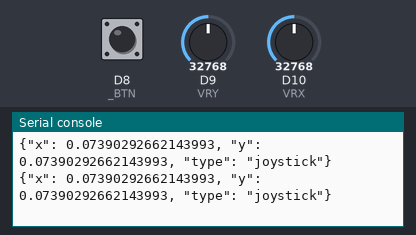
Recording of a program running on a simulated CircuitPython board. On the bench: the last lines printed to the serial console. The test bench sets the inputs (shaded band); at power-on: D8 (_BTN) HIGH, D9 (VRY) = 32768, D10 (VRX) = 32768 (analog values on the 0–65535 scale).

Above: at 1.2 s.
1.3 s: D8 (_BTN) pulled LOW for 0.15 s
2.9 s: D9 (VRY) set to 45874
At 3.8 s:
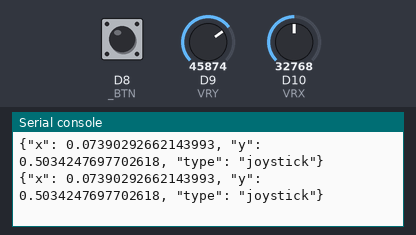
4.4 s: D10 (VRX) set to 45874
At 5.1 s:
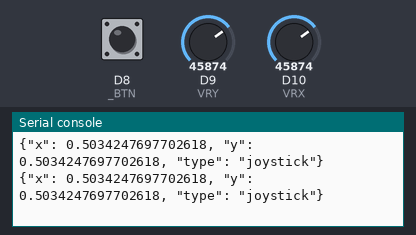
5.9 s: D9 (VRY) set to 57670
At 6.4 s:
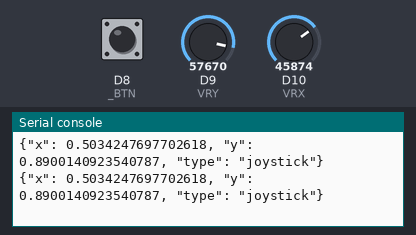
7.4 s: D10 (VRX) set to 57670
At 8.1 s:
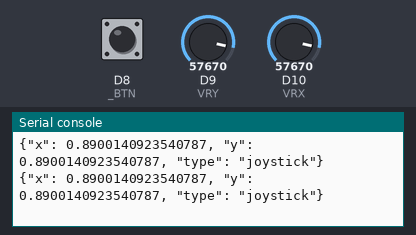
Timing chart, 0 to 9.9 s (numbered marks = the images above; inputs shaded):
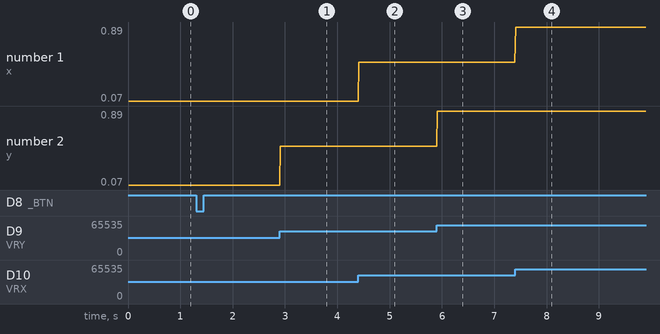

The program:

main.py
```python
import rotaryio
import board
from time import sleep
import digitalio
import analogio
import adafruit_debouncer
import json

ROTARY_CLK = digitalio.DigitalInOut(board.D2)
ROTARY_DAT = digitalio.DigitalInOut(board.D1)

VRX = analogio.AnalogIn(board.D10)
VRY = analogio.AnalogIn(board.D9)
_BTN = digitalio.DigitalInOut(board.D8)
_BTN.pull = digitalio.Pull.UP
BTN = adafruit_debouncer.Debouncer(_BTN)

def send(type: str, **kwargs):
    kwargs.update(type=type)
    print(json.dumps(kwargs))

tick = 0
last_clk = 0
while True:
    clk = ROTARY_CLK.value
    if not clk and last_clk:
        send("rot", dir=ROTARY_DAT.value * 2 - 1)
    last_clk = clk
    BTN.update()
    if BTN.fell:
        send("btn_pressed")
    if BTN.rose:
        send("btn_released")
    sleep(0.001)
    tick += 1
    if tick == 10:
        tick = 0
        send("joystick", x=VRX.value / 61026 * 2 - 1, y=VRY.value / 61026 * 2 - 1)
```

Measured:
- after the input at 2.9 s, the serial console: prints a new line at once (image 1)
- after the input at 4.4 s, the serial console: prints a new line at once (image 2)
- after the input at 5.9 s, the serial console: prints a new line at once (image 3)
- after the input at 7.4 s, the serial console: prints a new line at once (image 4)
- plotted number 2: 0.07 → 0.5 after the input at 2.9 s, 0.5 → 0.89 after the input at 5.9 s
